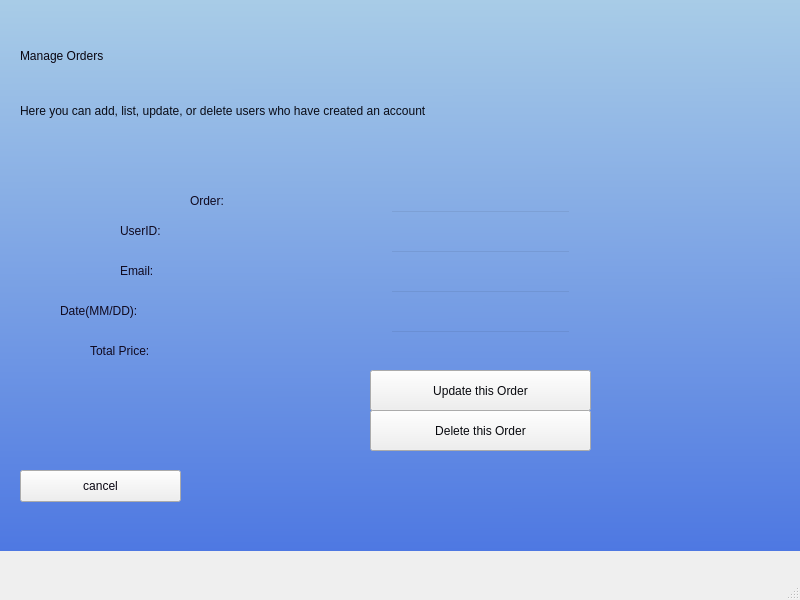
<?xml version="1.0" encoding="UTF-8"?>
<ui version="4.0">
 <class>MainWindow</class>
 <widget class="QMainWindow" name="MainWindow">
  <property name="geometry">
   <rect>
    <x>0</x>
    <y>0</y>
    <width>800</width>
    <height>600</height>
   </rect>
  </property>
  <property name="windowTitle">
   <string>MainWindow</string>
  </property>
  <widget class="QWidget" name="centralwidget">
   <widget class="QWidget" name="backgroundWid" native="true">
    <property name="geometry">
     <rect>
      <x>0</x>
      <y>0</y>
      <width>801</width>
      <height>551</height>
     </rect>
    </property>
    <property name="styleSheet">
     <string notr="true">QWidget#backgroundWid{
background-color:qlineargradient(spread:pad, x1:0.507389, y1:0, x2:0.512315, y2:1, stop:0 rgba(168, 204, 231, 255), stop:1 rgba(78, 120, 226, 255))}
</string>
    </property>
    <widget class="QLabel" name="label">
     <property name="geometry">
      <rect>
       <x>20</x>
       <y>20</y>
       <width>351</width>
       <height>71</height>
      </rect>
     </property>
     <property name="styleSheet">
      <string notr="true">font: 48pt &quot;Avenir Next&quot;;color: rgb(255, 255, 255);
color: rgb(10, 6, 17);</string>
     </property>
     <property name="text">
      <string>Manage Orders</string>
     </property>
    </widget>
    <widget class="QLabel" name="label_2">
     <property name="geometry">
      <rect>
       <x>20</x>
       <y>90</y>
       <width>711</width>
       <height>41</height>
      </rect>
     </property>
     <property name="styleSheet">
      <string notr="true">color:rgb(10, 12, 23);
font: 23pt &quot;Hoefler Text&quot;;</string>
     </property>
     <property name="text">
      <string>Here you can add, list, update, or delete users who have created an account</string>
     </property>
    </widget>
    <widget class="QPushButton" name="update_btn">
     <property name="geometry">
      <rect>
       <x>370</x>
       <y>370</y>
       <width>221</width>
       <height>41</height>
      </rect>
     </property>
     <property name="styleSheet">
      <string notr="true">color: rgb(8, 9, 14);
font: 24pt &quot;Georgia&quot;;</string>
     </property>
     <property name="text">
      <string>Update this Order</string>
     </property>
    </widget>
    <widget class="QPushButton" name="delete_btn">
     <property name="geometry">
      <rect>
       <x>370</x>
       <y>410</y>
       <width>221</width>
       <height>41</height>
      </rect>
     </property>
     <property name="styleSheet">
      <string notr="true">color: rgb(8, 9, 14);
font: 24pt &quot;Georgia&quot;;</string>
     </property>
     <property name="text">
      <string>Delete this Order</string>
     </property>
    </widget>
    <widget class="QLabel" name="idDisp">
     <property name="geometry">
      <rect>
       <x>190</x>
       <y>220</y>
       <width>191</width>
       <height>21</height>
      </rect>
     </property>
     <property name="styleSheet">
      <string notr="true">color:rgb(16, 10, 32);
font: 16pt &quot;Charter&quot;;</string>
     </property>
     <property name="text">
      <string/>
     </property>
    </widget>
    <widget class="QLineEdit" name="idLe">
     <property name="geometry">
      <rect>
       <x>390</x>
       <y>210</y>
       <width>181</width>
       <height>31</height>
      </rect>
     </property>
     <property name="styleSheet">
      <string notr="true">background-color:rgba(0,0,0,0)</string>
     </property>
    </widget>
    <widget class="QLineEdit" name="emailLe">
     <property name="geometry">
      <rect>
       <x>390</x>
       <y>250</y>
       <width>181</width>
       <height>31</height>
      </rect>
     </property>
     <property name="styleSheet">
      <string notr="true">background-color:rgba(0,0,0,0)</string>
     </property>
    </widget>
    <widget class="QLabel" name="emailDisp">
     <property name="geometry">
      <rect>
       <x>190</x>
       <y>260</y>
       <width>191</width>
       <height>21</height>
      </rect>
     </property>
     <property name="styleSheet">
      <string notr="true">color:rgb(16, 10, 32);
font: 16pt &quot;Charter&quot;;</string>
     </property>
     <property name="text">
      <string/>
     </property>
    </widget>
    <widget class="QPushButton" name="cancel_btn">
     <property name="geometry">
      <rect>
       <x>20</x>
       <y>470</y>
       <width>161</width>
       <height>32</height>
      </rect>
     </property>
     <property name="styleSheet">
      <string notr="true">color:rgb(9, 6, 18)</string>
     </property>
     <property name="text">
      <string>cancel</string>
     </property>
    </widget>
    <widget class="QLabel" name="user_le_2">
     <property name="geometry">
      <rect>
       <x>190</x>
       <y>190</y>
       <width>71</width>
       <height>21</height>
      </rect>
     </property>
     <property name="styleSheet">
      <string notr="true">color:rgb(16, 10, 32);
font: 23pt &quot;Charter&quot;;</string>
     </property>
     <property name="text">
      <string>Order:</string>
     </property>
    </widget>
    <widget class="QLabel" name="user_le_3">
     <property name="geometry">
      <rect>
       <x>120</x>
       <y>220</y>
       <width>51</width>
       <height>21</height>
      </rect>
     </property>
     <property name="styleSheet">
      <string notr="true">color:rgb(16, 10, 32);
font: 16pt &quot;Charter&quot;;</string>
     </property>
     <property name="text">
      <string>UserID:</string>
     </property>
    </widget>
    <widget class="QLabel" name="user_le_4">
     <property name="geometry">
      <rect>
       <x>120</x>
       <y>260</y>
       <width>51</width>
       <height>21</height>
      </rect>
     </property>
     <property name="styleSheet">
      <string notr="true">color:rgb(16, 10, 32);
font: 16pt &quot;Charter&quot;;</string>
     </property>
     <property name="text">
      <string>Email:</string>
     </property>
    </widget>
    <widget class="QLabel" name="user_le_5">
     <property name="geometry">
      <rect>
       <x>60</x>
       <y>300</y>
       <width>111</width>
       <height>21</height>
      </rect>
     </property>
     <property name="styleSheet">
      <string notr="true">color:rgb(16, 10, 32);
font: 16pt &quot;Charter&quot;;</string>
     </property>
     <property name="text">
      <string>Date(MM/DD):</string>
     </property>
    </widget>
    <widget class="QLabel" name="user_le_6">
     <property name="geometry">
      <rect>
       <x>90</x>
       <y>340</y>
       <width>81</width>
       <height>21</height>
      </rect>
     </property>
     <property name="styleSheet">
      <string notr="true">color:rgb(16, 10, 32);
font: 16pt &quot;Charter&quot;;</string>
     </property>
     <property name="text">
      <string>Total Price:</string>
     </property>
    </widget>
    <widget class="QLabel" name="dateDisp">
     <property name="geometry">
      <rect>
       <x>190</x>
       <y>300</y>
       <width>191</width>
       <height>21</height>
      </rect>
     </property>
     <property name="styleSheet">
      <string notr="true">color:rgb(16, 10, 32);
font: 16pt &quot;Charter&quot;;</string>
     </property>
     <property name="text">
      <string/>
     </property>
    </widget>
    <widget class="QLabel" name="priceDisp">
     <property name="geometry">
      <rect>
       <x>190</x>
       <y>340</y>
       <width>191</width>
       <height>21</height>
      </rect>
     </property>
     <property name="styleSheet">
      <string notr="true">color:rgb(16, 10, 32);
font: 16pt &quot;Charter&quot;;</string>
     </property>
     <property name="text">
      <string/>
     </property>
    </widget>
    <widget class="QLineEdit" name="dateLe">
     <property name="geometry">
      <rect>
       <x>390</x>
       <y>290</y>
       <width>181</width>
       <height>31</height>
      </rect>
     </property>
     <property name="styleSheet">
      <string notr="true">background-color:rgba(0,0,0,0)</string>
     </property>
    </widget>
    <widget class="QLineEdit" name="priceLe">
     <property name="geometry">
      <rect>
       <x>390</x>
       <y>330</y>
       <width>181</width>
       <height>31</height>
      </rect>
     </property>
     <property name="styleSheet">
      <string notr="true">background-color:rgba(0,0,0,0)</string>
     </property>
    </widget>
   </widget>
  </widget>
  <widget class="QMenuBar" name="menubar">
   <property name="geometry">
    <rect>
     <x>0</x>
     <y>0</y>
     <width>800</width>
     <height>22</height>
    </rect>
   </property>
  </widget>
  <widget class="QStatusBar" name="statusbar"/>
 </widget>
 <resources/>
 <connections/>
</ui>
